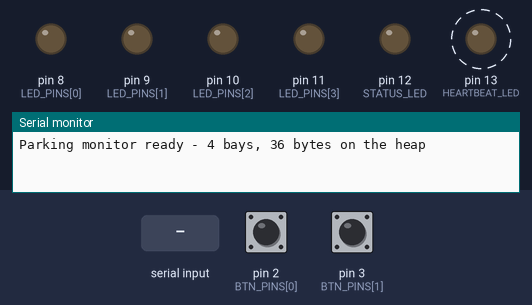
Simulated run of this sketch. Board: Arduino Uno, built with avr-gcc and run on an emulated ATmega328P. Shown: output pins drawn as LEDs (lit = HIGH), the last lines printed to the serial monitor. Dashed ring = blinking. Inputs (shaded band) come from the test bench; at power-on: pin 3 (BTN_PINS[1]) HIGH, pin 2 (BTN_PINS[0]) HIGH.

Above: at 1.2 s.
1.3 s: pin 3 (BTN_PINS[1]) pulled LOW for 0.15 s
At 1.72 s:
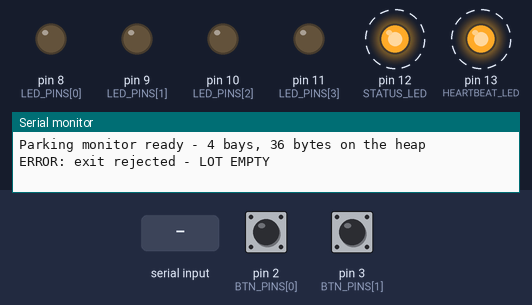
4.3 s: pin 2 (BTN_PINS[0]) pulled LOW for 0.15 s
At 4.75 s:
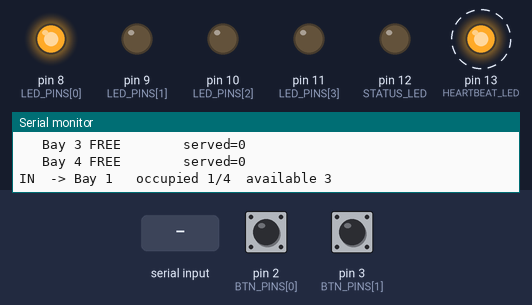
7.3 s: pin 2 (BTN_PINS[0]) pulled LOW for 1 s
At 8.9 s:
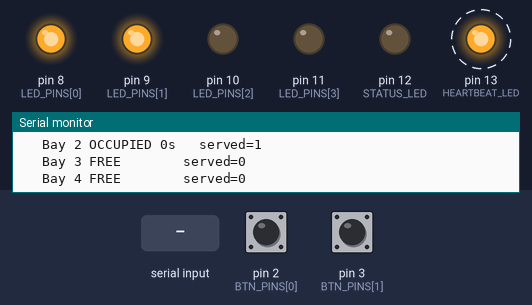
10.3 s: pin 3 (BTN_PINS[1]) pulled LOW for 1 s
At 10.9 s:
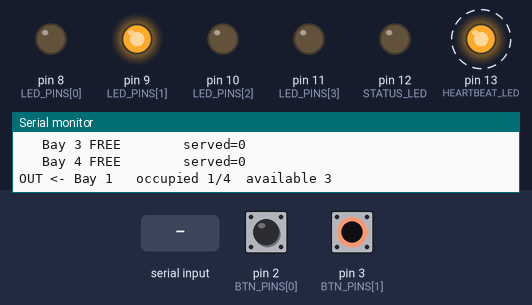
13.3 s: "R" received over Serial
At 13.75 s:
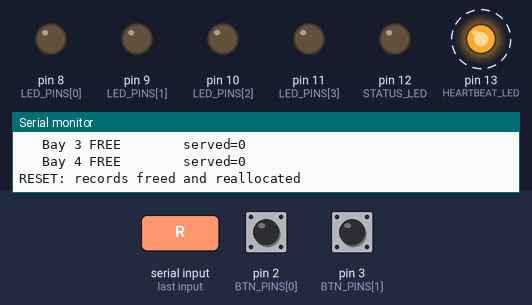
16.3 s: pin 2 (BTN_PINS[0]) pulled LOW for 3.2 s
At 17.25 s:
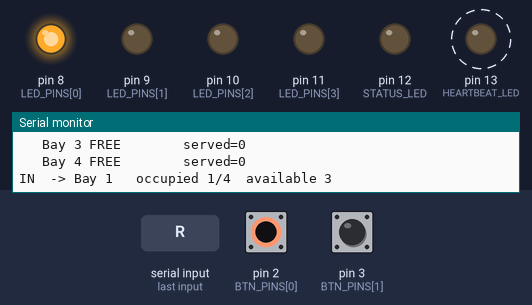
Timing chart, 0 to 22.0 s (numbered marks = the images above; inputs shaded):
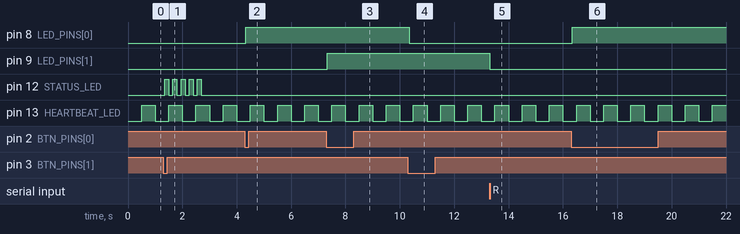

Measured:
- after the input at 1.3 s, pin 12 (STATUS_LED): alternates HIGH for 0.15 s and LOW for 0.15 s, 10 changes in all, then stays LOW, starting after 0.05 s
- after the input at 4.3 s, pin 8 (LED_PINS[0]): LOW → HIGH at once
- after the input at 7.3 s, pin 9 (LED_PINS[1]): LOW → HIGH at once
- after the input at 10.3 s, pin 8 (LED_PINS[0]): HIGH → LOW at once
- after the input at 13.3 s, pin 9 (LED_PINS[1]): HIGH → LOW at once
- after the input at 16.3 s, pin 8 (LED_PINS[0]): LOW → HIGH at once
- by itself, pin 13 (HEARTBEAT_LED): alternates HIGH for 0.50 s and LOW for 0.50 s

The sketch:

smart_parking_monitor.ino
```cpp
/**
 *  SMART PARKING LOT MONITOR
 *  Arduino Uno - 4 bays, gate entry/exit buttons
 *  Hardware
 *    D2       ENTRY button  (INPUT_PULLUP, other leg to GND)
 *    D3       EXIT  button  (INPUT_PULLUP, other leg to GND)
 *    D8..D11  Bay 1..4 LEDs, 220R to GND  (lit = occupied)
 *    D12      Status LED, 220R to GND
 *               solid      = lot full
 *               fast blink = last operation rejected
 *    D13      Heartbeat (onboard) - proves the loop never blocks
 */

//config
const uint8_t LED_PINS[]    = {8, 9, 10, 11};
const uint8_t NUM_SPACES    = sizeof(LED_PINS) / sizeof(LED_PINS[0]);
const uint8_t STATUS_LED    = 12;
const uint8_t HEARTBEAT_LED = 13;

const uint8_t BTN_PINS[]    = {2, 3};   //0 = ENTRY, 1 = EXIT
const uint8_t BTN_ENTRY     = 0;
const uint8_t BTN_EXIT      = 1;
const uint8_t NUM_BUTTONS   = sizeof(BTN_PINS) / sizeof(BTN_PINS[0]);

const uint16_t DEBOUNCE_MS   = 40;    //contacts must settle this long
const uint16_t BLINK_MS      = 150;   //status LED blink half-period
const uint16_t HEARTBEAT_MS  = 500;
const uint16_t REPORT_MS     = 2000;  //periodic statistics dump
const uint16_t ERROR_HOLD_MS = 1500;  //how long an error stays shown

//data structs
typedef struct {
  uint8_t  id;         //human-facing bay number
  uint8_t  ledPin;
  bool     occupied;
  uint32_t since;      //millis() at arrival; picks the longest-parked bay
  uint16_t served;     //lifetime arrivals at this bay
} Space;

//All the state one debounced button needs.
typedef struct {
  uint8_t  pin;
  bool     stable;     //debounced state: true = pressed
  bool     lastRaw;    //previous raw sample, to spot an edge
  uint32_t lastEdge;   //when the raw sample last changed
} Button;

Space  *lot = NULL;            //heap
Button  btns[NUM_BUTTONS];     //index with BTN_ENTRY / BTN_EXIT

//software timers - one variable each, no nesting.
uint32_t tBlink = 0, tBeat = 0, tReport = 0, tError = 0;
bool beatOn = false, blinkOn = false;

//memory

//Allocate and initialise the records. false if the heap is exhausted.
bool allocLot() {
  lot = (Space *) malloc(NUM_SPACES * sizeof(Space));
  if (lot == NULL) return false;

  for (uint8_t i = 0; i < NUM_SPACES; i++) {
    Space *s = lot + i;
    s->id       = i + 1;
    s->ledPin   = LED_PINS[i];
    s->occupied = false;
    s->since    = 0;
    s->served   = 0;
  }
  return true;
}

void freeLot() {
  free(lot);
  lot = NULL;   //to avoid dangling pointer
}

//input

//True exactly once, on the transition into "pressed".
//k is BTN_ENTRY or BTN_EXIT. Call every pass of loop().
bool pressed(uint8_t k, uint32_t now) {
  Button *b = &btns[k];
  bool raw = (digitalRead(b->pin) == LOW);

  if (raw != b->lastRaw) {   //still bouncing - restart wait
    b->lastRaw  = raw;
    b->lastEdge = now;
    return false;
  }
  if (now - b->lastEdge >= DEBOUNCE_MS && raw != b->stable) {
    b->stable = raw;     //settled, and genuinely changed
    return b->stable;    //true on press, false on release
  }
  return false;
}

//parking ops

uint8_t occupiedCount() {
  uint8_t n = 0;
  if (lot == NULL) return 0;
  for (uint8_t i = 0; i < NUM_SPACES; i++)
    if ((lot + i)->occupied) n++;
  return n;
}

//Fill the first free bay. Returns its index, -1 means the lot is full.
int8_t park(uint32_t now) {
  if (lot == NULL) return -1;
  for (uint8_t i = 0; i < NUM_SPACES; i++) {
    Space *s = lot + i;
    if (!s->occupied) {
      s->occupied = true;
      s->since    = now;
      s->served++;
      return (int8_t) i;
    }
  }
  return -1;   //no space
}

//Free the longest-parked bay (FIFO). Returns its index, -1 means empty.
int8_t leaveOldest() {
  int8_t best = -1;
  if (lot == NULL) return -1;

  for (uint8_t i = 0; i < NUM_SPACES; i++) {
    Space *s = lot + i;
    if (s->occupied && (best < 0 || s->since < (lot + best)->since))
      best = (int8_t) i;
  }
  if (best < 0) return -1;   //empty lot guard

  Space *s = lot + best;
  s->occupied = false;
  s->since    = 0;
  return best;
}

//output

void showLeds() {
  if (lot == NULL) return;
  for (uint8_t i = 0; i < NUM_SPACES; i++) {
    Space *s = lot + i;
    digitalWrite(s->ledPin, s->occupied ? HIGH : LOW);
  }
}

//One line summary printed after every accepted event.
void printCounts() {
  uint8_t used = occupiedCount();
  Serial.print(F("   occupied "));
  Serial.print(used);
  Serial.print('/');
  Serial.print(NUM_SPACES);
  Serial.print(F("  available "));
  Serial.println(NUM_SPACES - used);
}

//Full statistics table, printed on a timer.
void report(uint32_t now) {
  uint8_t used = occupiedCount();

  Serial.print(F("-- STATUS  occupied "));
  Serial.print(used);
  Serial.print('/');
  Serial.print(NUM_SPACES);
  Serial.print(F("  available "));
  Serial.println(NUM_SPACES - used);

  for (uint8_t i = 0; i < NUM_SPACES; i++) {
    Space *s = lot + i;
    Serial.print(F("   Bay "));
    Serial.print(s->id);
    Serial.print(s->occupied ? F(" OCCUPIED ") : F(" FREE     "));
    if (s->occupied) {
      Serial.print((now - s->since) / 1000);
      Serial.print('s');
    }
    Serial.print(F("   served="));
    Serial.println(s->served);
  }
}

//setup / loop

void setup() {
  Serial.begin(9600);

  for (uint8_t i = 0; i < NUM_SPACES; i++) pinMode(LED_PINS[i], OUTPUT);
  pinMode(STATUS_LED, OUTPUT);
  pinMode(HEARTBEAT_LED, OUTPUT);

  for (uint8_t i = 0; i < NUM_BUTTONS; i++) {
    btns[i].pin      = BTN_PINS[i];
    btns[i].stable   = false;
    btns[i].lastRaw  = false;
    btns[i].lastEdge = 0;
    pinMode(BTN_PINS[i], INPUT_PULLUP);
  }

  if (!allocLot()) {
    Serial.println(F("FATAL: cannot allocate parking records"));
    digitalWrite(STATUS_LED, HIGH);
    while (1) { }   //nothing safe to do
  }

  showLeds();
  Serial.print(F("Parking monitor ready - "));
  Serial.print(NUM_SPACES);
  Serial.print(F(" bays, "));
  Serial.print(NUM_SPACES * sizeof(Space));
  Serial.println(F(" bytes on the heap"));
}

void loop() {
  uint32_t now = millis();

  //vehicle arrives
  if (pressed(BTN_ENTRY, now)) {
    int8_t k = park(now);
    if (k >= 0) {
      Space *s = lot + k;
      showLeds();
      Serial.print(F("IN  -> Bay "));
      Serial.print(s->id);
      printCounts();
    } else {
      tError = now;
      Serial.println(F("ERROR: entry rejected - LOT FULL"));
    }
  }

  //vehicle departs
  if (pressed(BTN_EXIT, now)) {
    int8_t k = leaveOldest();
    if (k >= 0) {
      Space *s = lot + k;
      showLeds();
      Serial.print(F("OUT <- Bay "));
      Serial.print(s->id);
      printCounts();
    } else {
      tError = now;
      Serial.println(F("ERROR: exit rejected - LOT EMPTY"));
    }
  }

  //serial command: reset
  if (Serial.available() > 0) {
    char c = Serial.read();
    if (c == 'R' || c == 'r') {
      freeLot();   //release, then rebuild
      if (!allocLot()) {
        Serial.println(F("FATAL: reallocation failed"));
        while (1) { }
      }
      showLeds();
      Serial.println(F("RESET: records freed and reallocated"));
    }
  }

  //timer: status LED (error blink wins over full indicator)
  if (now - tBlink >= BLINK_MS) {
    tBlink  = now;
    blinkOn = !blinkOn;
    bool err = (tError != 0) && (now - tError < ERROR_HOLD_MS);
    digitalWrite(STATUS_LED,
                 err ? blinkOn : (occupiedCount() == NUM_SPACES));
  }

  //timer: heartbeat
  if (now - tBeat >= HEARTBEAT_MS) {
    tBeat  = now;
    beatOn = !beatOn;
    digitalWrite(HEARTBEAT_LED, beatOn);
  }

  //timer: periodic statistics
  if (now - tReport >= REPORT_MS) {
    tReport = now;
    report(now);
  }
}
```
